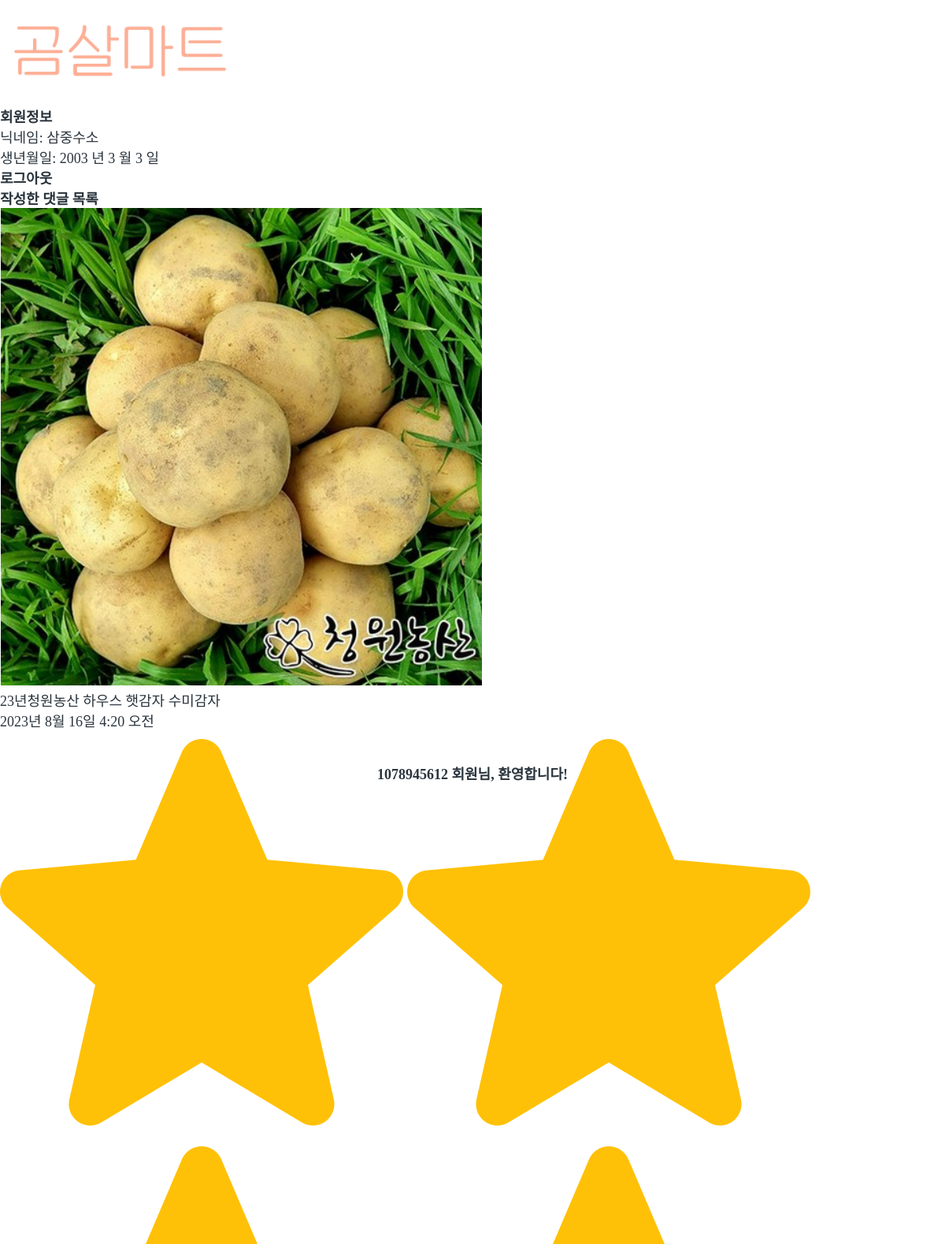
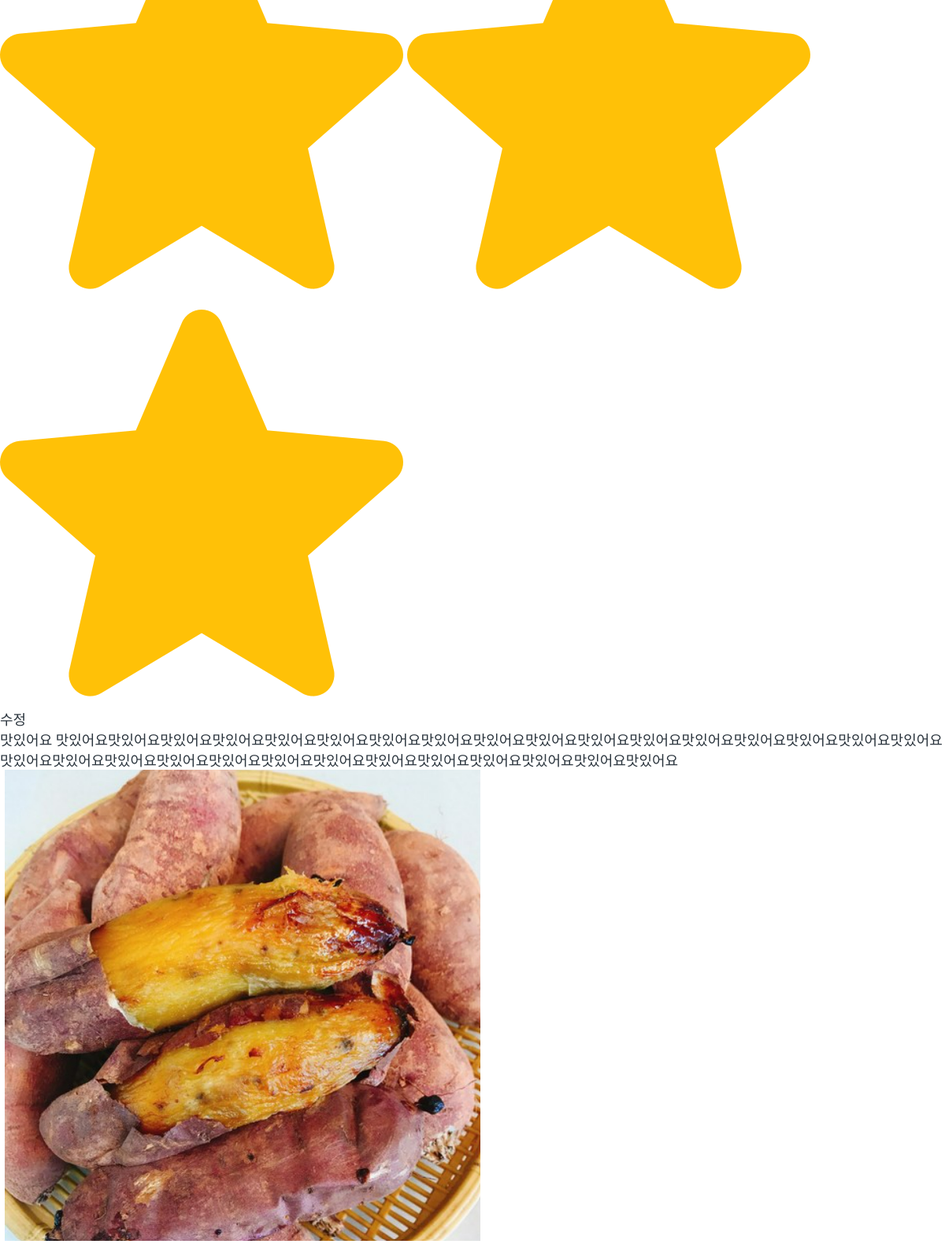
The app's page /accounts/userinfo/7/ (signed in, upper part) with its own data (2 pictures, top to bottom).
### accounts/models.py (models this page shows, shortened)
class Account(AbstractBaseUser, PermissionsMixin):
    nickname    = models.CharField(max_length=20, unique=True, null=False)
    username    = models.CharField(max_length=40, null=False, blank=False)
    phonenum    = models.IntegerField(unique=True)
    birthY      = IntegerRangeField(max_value=3000)
    birthM      = IntegerRangeField(max_value=12)
    birthD      = IntegerRangeField(max_value=32)
    create_at   = models.DateTimeField(verbose_name='date joined', auto_now_add=True)
    last_login  = models.DateTimeField(verbose_name='last login', auto_now=True)
    is_admin    = models.BooleanField(default=False)
    is_active   = models.BooleanField(default=True)
    is_staff    = models.BooleanField(default=False)
    is_superuser = models.BooleanField(default=False)
    favorite_products = models.ManyToManyField('shop.Product', related_name='favorite_products', blank=True)
    objects = MyAccountManager()
    USERNAME_FIELD = 'phonenum'
    REQUIRED_FIELDS = ['username', 'nickname', 'birthY', 'birthM', 'birthD']

### comment/models.py (models this page shows)
class Comment(models.Model):
    user = models.ForeignKey(Account, on_delete=models.CASCADE) #작성자
    product = models.ForeignKey(Product, on_delete=models.CASCADE) #상품
    text = models.TextField()
    created_at = models.DateTimeField(auto_now_add=True)
    RATING_CHOICES = [
        (1, '★'),
        (2, '★★'),
        (3, '★★★'),
        (4, '★★★★'),
        (5, '★★★★★'),
    ]
    rating = models.IntegerField(choices=RATING_CHOICES, default=3)
    edited = models.BooleanField(default=False)
    edited_at = models.DateTimeField(null=True, blank=True)

### shop/models.py (models this page shows, shortened)
class Product(models.Model):
    name = models.CharField(max_length=50, db_index=True) # 상품 이름
    slug = models.SlugField(max_length=50, db_index=True, allow_unicode=True) # 슬러그
    image = models.ImageField(upload_to='products/%Y/%m/%d', blank=True, default='default.png') # 상품 이미지
    description = models.TextField(blank=True) # 상품 설명
    meta_description = models.TextField(blank=True)
    delivery_date = models.IntegerField() # 배송일
    price = models.IntegerField() # 상품 가격
    stock = models.PositiveIntegerField() # 상품 재고
    available_display = models.BooleanField('Display', default=True) # 상품 전시
    available_order = models.BooleanField('Order', default=True) # 상품 주문
    created_at = models.DateTimeField(auto_now_add=True)
    updated_at = models.DateTimeField(auto_now=True)
    class Meta:
        ordering = ['-created_at']
        index_together = [['id', 'slug']]
    def get_absolute_url(self):
        return reverse('shop:detail', args=[self.id, self.slug])

### accounts/views.py (the view)
# urls.py: path('userinfo/<int:pk>/', views.userinfo, name='userinfo'),
@login_required
def userinfo(request, pk):
    user = request.user
    profile = Account.objects.get(pk=request.user.pk)
    user_comments = Comment.objects.filter(user=request.user)
    context = {
        'id' : user.phonenum,
        'nick' : profile.nickname,
        'birthY' : profile.birthY,
        'birthM' : profile.birthM,
        'birthD' : profile.birthD,
        'user' : user,
        'user_comments': user_comments,
    }
    return render(request, 'accounts/setting.html', context=context)

### accounts/templates/accounts/setting.html (shortened to what this page needs)
<!DOCTYPE html>
<html lang="en">
<head>
  {% load static %}
  <link rel="stylesheet" href="{% static 'css/setting.css' %}">
  {% block contents %}
</head>
<body>
  <a href="{% url 'shop:main' %}"><img src="{% static 'image/logo.png' %}" class="logo" width="300px"></a>
  <div class="hello">
    <p><span id="userName">{{ request.user.phonenum }} 회원님, 환영합니다!</span></p>
  </div>
  <div class="bigContainer">
    <div class="userInform">
        <p><b>회원정보</b></p>
    <div class="nickname">
      <p>닉네임: <span> {{ request.user.nickname }} </span></p>
    </div>
    <div class="birthday">
      <p>생년월일: <span> {{ request.user.birthY }} 년 {{ request.user.birthM }} 월 {{ request.user.birthD }} 일</span></p>
    </div>
    <form class="logout">
      <a href="{% url 'accounts:logout' %}"><b>로그아웃</b></a>
    </form>
    <p><b class="commentTitle">작성한 댓글 목록</b></p>
    {% for comment in user_comments %}
      <div class="commentBigBox">
        <div class="product1">
          <div class="box1">
            <div class="box1Image">
              <a href="{{ comment.product.get_absolute_url }}">
                <img src="{{ comment.product.image.url }}">
              </a>
            </div>
            <div class="box1Text">
              <a href="{{ comment.product.get_absolute_url }}">
                <p>{{ comment.product.name }}</p>
              </a>
            </div>
            <div class="box1Date">
              <p>{{ comment.created_at }}</p>
            </div>
          </div>
          <div class="box2">
            {% for i in '★★★★★' %}
                {% if forloop.counter <= comment.rating %}
                    <span class="stars"><img src="{% static 'image/star.png' %}" class="star{{ forloop.counter }}"></span>
                {% else %}
                    <span class="stars"><img src="{% static 'image/unstar.png' %}" class="star{{ forloop.counter }}"></span>
                {% endif %}
                    {% endfor %}
          </div>
          <div class="box3">
            <div class="edit-comment-form">
  <p><a href="{% url 'comment:edit' comment.id %}">
    수정
  </a></p>
            <p>{{ comment.text }}</p>
          </div>
</div>
        </div>
    {% empty %}
    <p><span class="comment1Text">작성하신 리뷰가 없습니다.</span></p>
    {% endfor %}
    </div>
  </div>
  {% endblock %}
</body>
</html>

### static/css/setting.css (style rules this page uses)
* { font-family: 'HakgyoansimWoojuR'; color: #2A343D; font-size: 18px; margin: 0; padding: 0; }
a { display: block; text-decoration: none; color: #2A343D; }
html, body { width: 100%; height: 100%; }
.hello { width: 70%; height: 50%; display: block; font-size: 1.3em; font-weight: bold; color: #4f5c67; text-align: center; position: absolute; top: 20%; left: 50%; transform: translate(-50%, 0); }

### records on screen
Account: user.phonenum "1078945612", user.nickname "삼중수소", user.birthY "2003", user.birthM "3", user.birthD "3"
Comment: product.image (picture), product.name "23년청원농산 하우스 햇감자 수미감자", created_at "2023년 8월 16일 4:20 오전", rating 5 (drawn), text "맛있어요 맛있어요맛있어요맛있어요맛있어요맛있어요맛있어요맛있어요맛있어요맛있어요맛있어요맛있어요맛있어요맛있어요맛있어요맛있어요맛있어요맛있어요맛있어요맛있어요맛있어요맛있어요맛있어요맛있어요맛있어요맛있어요맛있어요맛있어요맛있어요맛있어요맛있어요"
Comment: product.image (picture)
